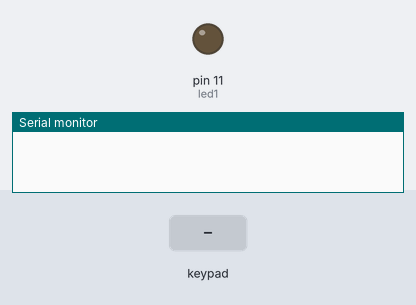
This sketch was run on a simulated Arduino Uno, built with avr-gcc and run on an emulated ATmega328P. Parts: output pins drawn as LEDs (lit = HIGH), the last lines printed to the serial monitor. The inputs (shaded band) are chosen by the test bench.

Above: at 1.2 s.
1.3 s: key '2' pressed
At 2.1 s:
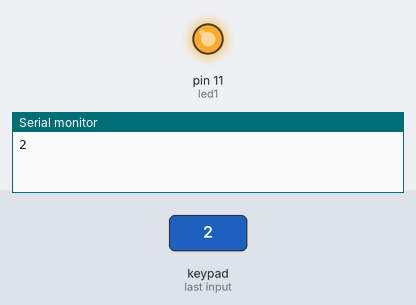
2.8 s: keypad keys 9 8 7 6 # pressed 0.4 s apart
6.3 s: key 'A' pressed
7.8 s: keypad keys 9 8 7 6 * pressed 0.4 s apart
11.3 s: key 'B' pressed
12.8 s: keypad keys 9 8 7 6 D pressed 0.4 s apart
Timing chart, 0 to 15.8 s (numbered marks = the images above; inputs shaded):
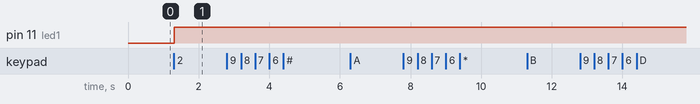

The sketch:

key.ino
```cpp
#include <Keypad.h>

const int led1 = 11;
const byte ROWS = 4;     //four rows
const byte COLS = 4;      //four columns
char hexaKeys[ROWS][COLS] =
{
  {'1','2','3','A'},
  {'4','5','6','B'},
  {'7','8','9','C'},
  {'*','0','#','D'}
};
byte rowPins[ROWS] = {9, 8, 7, 6}; //connect to the Rows of the keypad pin 8, 7, 6, 5 respectively
byte colPins[COLS] = {5, 4, 3, 2}; //connect to the Columns of the keypad pin 4, 3, 2, 1 respectively
Keypad customKeypad = Keypad( makeKeymap(hexaKeys), rowPins, colPins, ROWS, COLS);
void setup()
{

     pinMode(led1,OUTPUT);
     Serial.begin(9600);
}
void loop()
{
  char customKey = customKeypad.getKey();
    if (customKey)
    {
     char temp;
     temp = customKey;
     Serial.print(temp);
     if(customKey='*')
     {
      if(temp == '2')

      {
      digitalWrite(led1,HIGH);
      }

      }


      }
    }
```

Measured:
- after the input at 1.3 s, pin 11 (led1): LOW → HIGH at once
